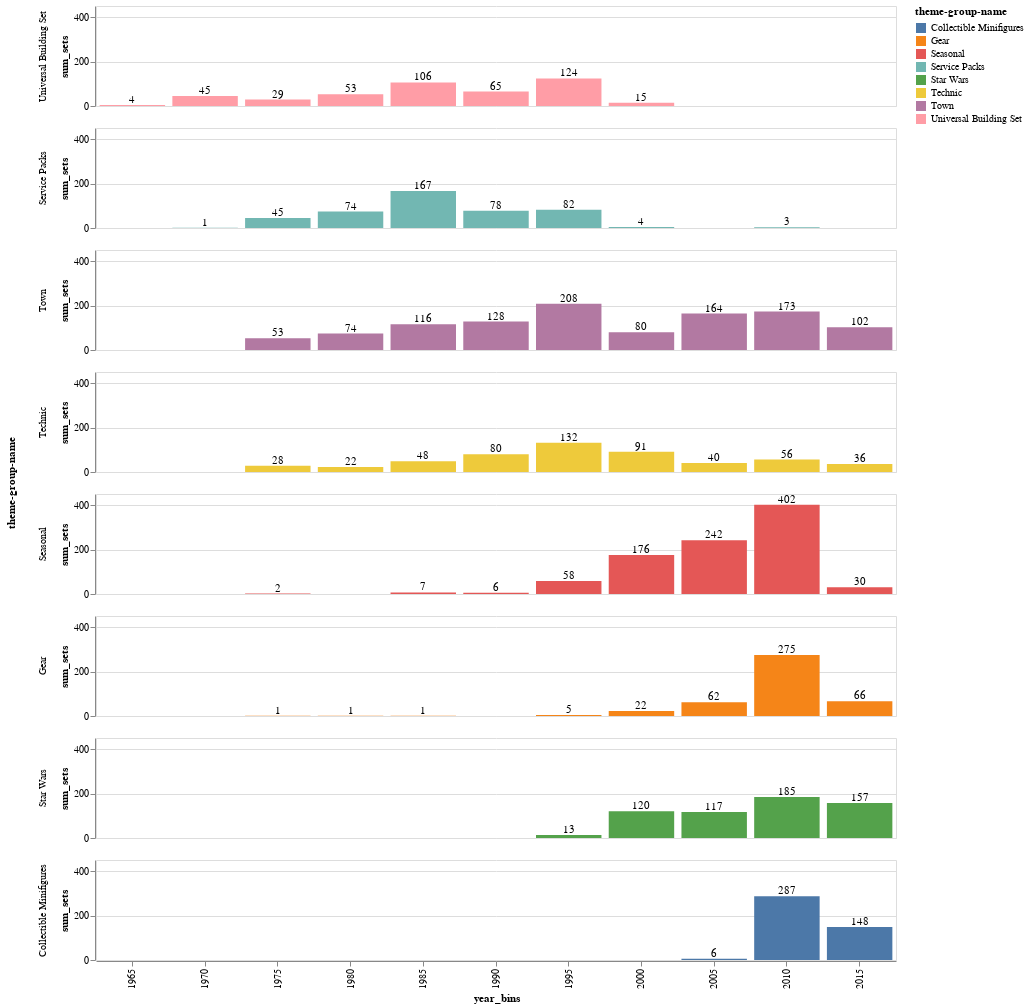

The notebook cell saved with this chart:
### Code cell
base = alt.Chart(LEGO_10_df).mark_bar().encode(
    x=alt.X('year_bins:O'),
    y='sum_sets:Q'
).transform_bin(
    'year_bins', 'year', bin=alt.Bin(maxbins=16)
).transform_aggregate(
    sum_sets='sum(size)',
    groupby=["year_bins", "theme-group-name"]
).properties(
    width=800,
    height=100
)

bars = base.mark_bar().encode(
    y = 'sum_sets:Q',
    color='theme-group-name'
)

text = base.mark_text(dy = -5).encode(
    text='sum_sets:Q',
    y='sum_sets:Q'
)

LEGO_chart = bars + text

LEGO_chart = LEGO_chart.facet(
    row=alt.Row('theme-group-name', sort=LEGO_10_order)
)

LEGO_chart

### Figure 1 — Vega-Lite specification as saved in the notebook (floating-point values rounded to 4 significant figures; data arrays with more than 128 entries replaced by an {"elided": "..."} marker saying what was removed)
{"config": {"view": {"continuousWidth": 300, "continuousHeight": 300}}, "data": {"name": "data-49ac35835744ac8af890876324be41d9"}, "facet": {"row": {"field": "theme-group-name", "sort": ["Universal Building Set", "Service Packs", "Town", "Technic", "Seasonal", "Gear", "Star Wars", "Collectible Minifigures"], "type": "nominal"}}, "spec": {"layer": [{"mark": {"type": "bar"}, "encoding": {"color": {"field": "theme-group-name", "type": "nominal"}, "x": {"field": "year_bins", "type": "ordinal"}, "y": {"field": "sum_sets", "type": "quantitative"}}, "transform": [{"bin": {"maxbins": 16}, "field": "year", "as": "year_bins"}, {"aggregate": [{"op": "sum", "field": "size", "as": "sum_sets"}], "groupby": ["year_bins", "theme-group-name"]}]}, {"mark": {"type": "text", "dy": -5}, "encoding": {"text": {"field": "sum_sets", "type": "quantitative"}, "x": {"field": "year_bins", "type": "ordinal"}, "y": {"field": "sum_sets", "type": "quantitative"}}, "transform": [{"bin": {"maxbins": 16}, "field": "year", "as": "year_bins"}, {"aggregate": [{"op": "sum", "field": "size", "as": "sum_sets"}], "groupby": ["year_bins", "theme-group-name"]}]}], "height": 100, "width": 800}, "$schema": "https://vega.github.io/schema/vega-lite/v5.16.3.json", "datasets": {"data-49ac35835744ac8af890876324be41d9": {"elided": "226 records"}}}
